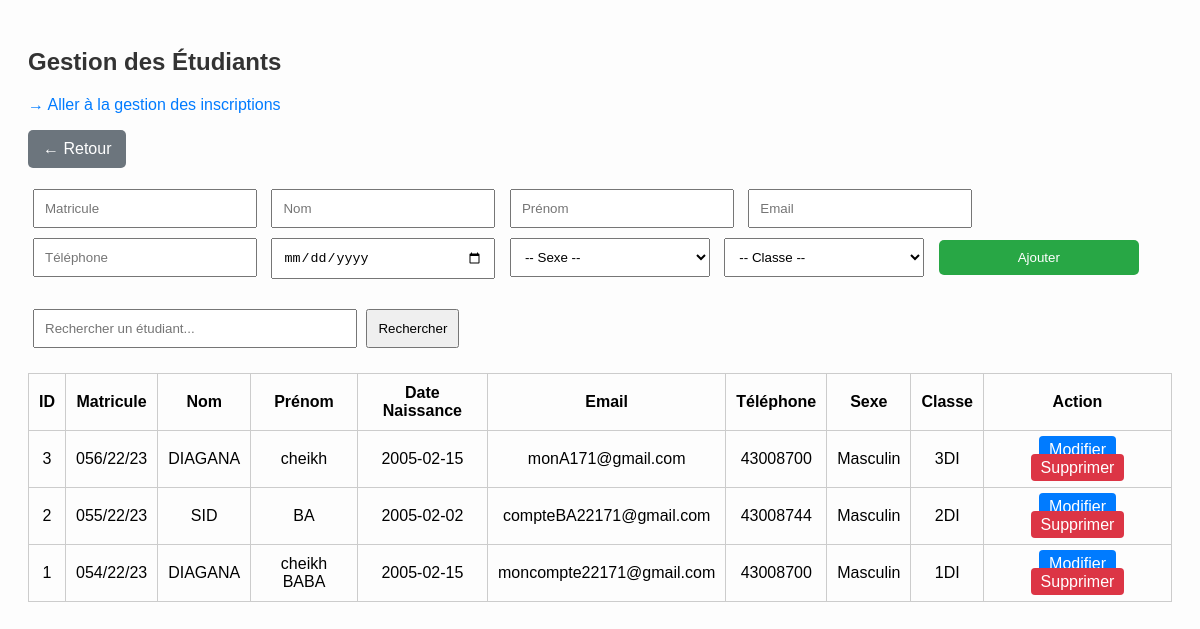
Page /etudiants.php (signed in) on the earlier database version.
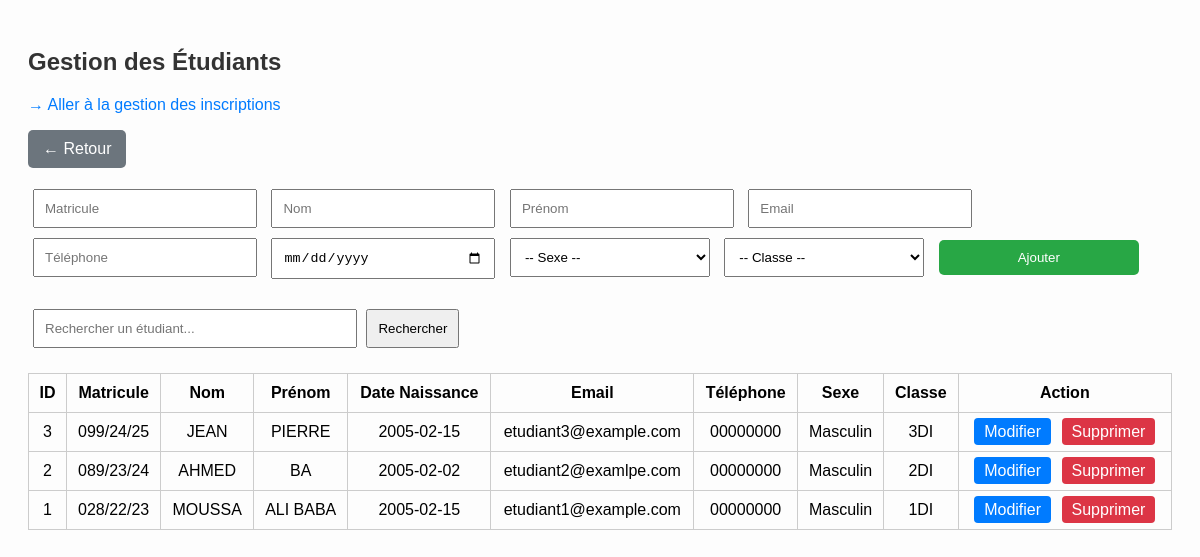
Same page on the later database version.
### tables this page shows
CREATE TABLE `etudiant` (
  `id` int(11) NOT NULL,
  `matricule` varchar(20) NOT NULL,
  `nom` varchar(100) NOT NULL,
  `prenom` varchar(100) NOT NULL,
  `date_naissance` date DEFAULT NULL,
  `sexe` enum('Masculin','Féminin') DEFAULT 'Masculin',
  `email` varchar(100) DEFAULT NULL,
  `telephone` varchar(20) DEFAULT NULL,
  `classe_id` int(11) NOT NULL
);

CREATE TABLE `classe` (
  `id` int(11) NOT NULL,
  `nom` varchar(50) NOT NULL
);

### etudiants.php (the view, shortened to what this page needs)
<?php
require_once 'config.php';
$sql = "
    SELECT e.id, e.matricule, e.nom, e.prenom, e.email, e.telephone, e.sexe, e.date_naissance, c.nom AS classe
    FROM etudiant e
    JOIN classe c ON e.classe_id = c.id
    ORDER BY e.id DESC
";
$result = $conn->query($sql);
$etudiants = $result->fetch_all(MYSQLI_ASSOC);
?>
<!DOCTYPE html>
<html lang="fr">
<head>
</head>
<body>
<h2>Gestion des Étudiants</h2>
<p><a href="inscriptions.php" style="color: #007bff; text-decoration: none;">→ Aller à la gestion des inscriptions</a></p>
<p><a href="classes.php" style="display: inline-block; padding: 10px 15px; background: #6c757d; color: white; text-decoration: none; border-radius: 5px;">← Retour </a></p>
<form method="POST">
    <input type="text" name="matricule" placeholder="Matricule" required>
    <input type="text" name="nom" placeholder="Nom" required>
    <input type="text" name="prenom" placeholder="Prénom" required>
    <input type="email" name="email" placeholder="Email" required>
    <input type="tel" name="telephone" placeholder="Téléphone" required>
    <input type="date" name="date_naissance" required>
    <select name="sexe" required>
        <option value="">-- Sexe --</option>
    </select>
    <select name="classe_id" required>
        <option value="">-- Classe --</option>
    </select>
    <input type="submit" value="Ajouter">
</form>
<form onsubmit="event.preventDefault(); searchStudents();" style="margin-top: 20px;">
    <input type="text" id="searchInput" placeholder="Rechercher un étudiant..." style="width: 300px; padding: 10px;">
    <button type="submit" style="padding: 10px;">Rechercher</button>
</form>
<table>
    <thead>
        <tr>
            <th>ID</th>
            <th>Matricule</th>
            <th>Nom</th>
            <th>Prénom</th>
            <th>Date Naissance</th>
            <th>Email</th>
            <th>Téléphone</th>
            <th>Sexe</th>
            <th>Classe</th>
            <th>Action</th>
        </tr>
    </thead>
    <tbody>
    <?php foreach ($etudiants as $e): ?>
        <tr>
            <td><?= $e['id'] ?></td>
            <td><?= htmlspecialchars($e['matricule']) ?></td>
            <td><?= htmlspecialchars($e['nom']) ?></td>
            <td><?= htmlspecialchars($e['prenom']) ?></td>
            <td><?= htmlspecialchars($e['date_naissance']) ?></td>
            <td><?= htmlspecialchars($e['email']) ?></td>
            <td><?= htmlspecialchars($e['telephone']) ?></td>
            <td><?= htmlspecialchars($e['sexe']) ?></td>
            <td><?= htmlspecialchars($e['classe']) ?></td>
            <td class="actions">
                <a href="modifier_etudiant.php?id=<?= $e['id'] ?>" class="edit">Modifier</a>
                <a href="supprimer_etudiant.php?id=<?= $e['id'] ?>" class="delete" onclick="return confirm('Voulez-vous vraiment supprimer cet étudiant ?');">Supprimer</a>
            </td>
        </tr>
    <?php endforeach; ?>
    </tbody>
</table>
</body>
</html>

### etudiants.php (style rules this page uses)
body { font-family: Arial; padding: 20px; background: #fdfdfd; }
h2 { color: #333; }
input, select { padding: 10px; margin: 5px; width: 200px; }
input[type="submit"] { background: #28a745; color: white; border: none; border-radius: 5px; }
table { margin-top: 20px; border-collapse: collapse; width: 100%; }
th, td { padding: 10px; border: 1px solid #ccc; text-align: center; }
.actions a { padding: 5px 10px; text-decoration: none; margin: 0 3px; border-radius: 4px; }
.edit { background-color: #007bff; color: white; }
.delete { background-color: #dc3545; color: white; }

Differences in the rows shown:
changed etudiant "3DI": matricule "056/22/23" → "099/24/25"; nom "DIAGANA" → "JEAN"; prenom "cheikh" → "PIERRE"; email "monA171@gmail.com" → "etudiant3@example.com"; telephone "43008700" → "00000000"
changed etudiant "BA": matricule "055/22/23" → "089/23/24"; nom "SID" → "AHMED"; email "compteBA22171@gmail.com" → "etudiant2@examlpe.com"; telephone "43008744" → "00000000"
changed etudiant "1DI": matricule "054/22/23" → "028/22/23"; nom "DIAGANA" → "MOUSSA"; prenom "cheikh BABA" → "ALI BABA"; email "moncompte22171@gmail.com" → "etudiant1@example.com"; telephone "43008700" → "00000000"
